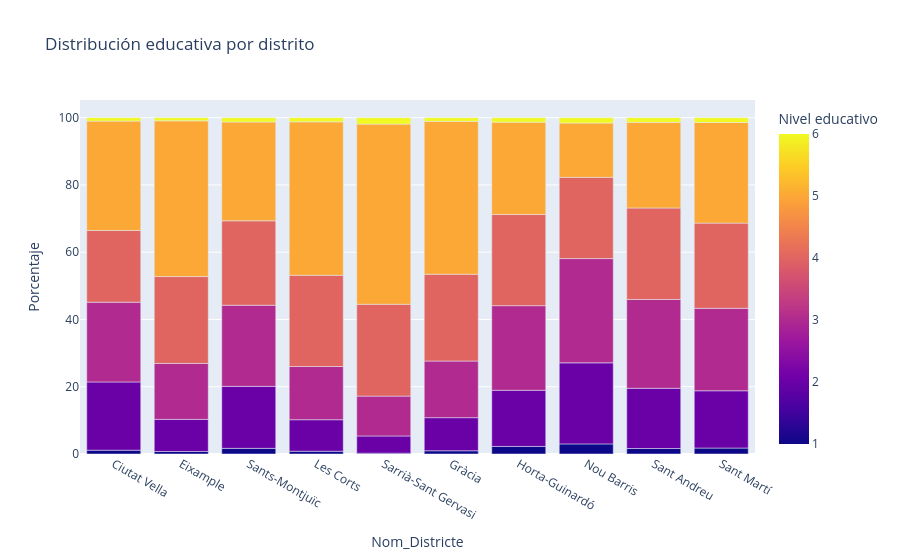

The code cell stored with this chart in its notebook:
### Code cell
# Gráfico interactivo de barras
fig = px.bar(df_nivels, 
             x='Nom_Districte', 
             y='Porcentaje', 
             color='NIV_EDUCA_esta',
             title='Distribución educativa por distrito',
             labels={'NIV_EDUCA_esta': 'Nivel educativo'})
fig.show()

### Figure 1 — Plotly figure (JSON) as saved in the notebook; plotly's stock layout.template omitted (floating-point values rounded to 4 significant figures)
{"data": [{"hovertemplate": "Nom_Districte=%{x}<br>Porcentaje=%{y}<br>Nivel educativo=%{marker.color}<extra></extra>", "legendgroup": "", "marker": {"color": [1, 2, 3, 4, 5, 6, 1, 2, 3, 4, 5, 6, 1, 2, 3, 4, 5, 6, 1, 2, 3, 4, 5, 6, 1, 2, 3, 4, 5, 6, 1, 2, 3, 4, 5, 6, 1, 2, 3, 4, 5, 6, 1, 2, 3, 4, 5, 6, 1, 2, 3, 4, 5, 6, 1, 2, 3, 4, 5, 6], "coloraxis": "coloraxis", "pattern": {"shape": ""}}, "name": "", "orientation": "v", "showlegend": false, "textposition": "auto", "type": "bar", "x": ["Ciutat Vella", "Ciutat Vella", "Ciutat Vella", "Ciutat Vella", "Ciutat Vella", "Ciutat Vella", "Eixample", "Eixample", "Eixample", "Eixample", "Eixample", "Eixample", "Sants-Montjuïc", "Sants-Montjuïc", "Sants-Montjuïc", "Sants-Montjuïc", "Sants-Montjuïc", "Sants-Montjuïc", "Les Corts", "Les Corts", "Les Corts", "Les Corts", "Les Corts", "Les Corts", "Sarrià-Sant Gervasi", "Sarrià-Sant Gervasi", "Sarrià-Sant Gervasi", "Sarrià-Sant Gervasi", "Sarrià-Sant Gervasi", "Sarrià-Sant Gervasi", "Gràcia", "Gràcia", "Gràcia", "Gràcia", "Gràcia", "Gràcia", "Horta-Guinardó", "Horta-Guinardó", "Horta-Guinardó", "Horta-Guinardó", "Horta-Guinardó", "Horta-Guinardó", "Nou Barris", "Nou Barris", "Nou Barris", "Nou Barris", "Nou Barris", "Nou Barris", "Sant Andreu", "Sant Andreu", "Sant Andreu", "Sant Andreu", "Sant Andreu", "Sant Andreu", "Sant Martí", "Sant Martí", "Sant Martí", "Sant Martí", "Sant Martí", "Sant Martí"], "xaxis": "x", "y": [1.131, 20.29, 23.71, 21.32, 32.53, 1.01, 0.7525, 9.538, 16.65, 25.83, 46.31, 0.9271, 1.675, 18.44, 24.12, 25.1, 29.4, 1.271, 0.8201, 9.372, 15.82, 27.12, 45.62, 1.239, 0.2337, 5.125, 11.85, 27.31, 53.57, 1.904, 0.9671, 9.837, 16.84, 25.81, 45.45, 1.093, 2.249, 16.69, 25.16, 27.1, 27.47, 1.322, 3.0, 24.11, 30.99, 24.16, 16.16, 1.583, 1.638, 17.91, 26.4, 27.21, 25.46, 1.384, 1.771, 17.03, 24.5, 25.35, 29.93, 1.418], "yaxis": "y"}], "layout": {"barmode": "relative", "coloraxis": {"colorbar": {"title": {"text": "Nivel educativo"}}, "colorscale": [[0, "#0d0887"], [0.1111, "#46039f"], [0.2222, "#7201a8"], [0.3333, "#9c179e"], [0.4444, "#bd3786"], [0.5556, "#d8576b"], [0.6667, "#ed7953"], [0.7778, "#fb9f3a"], [0.8889, "#fdca26"], [1, "#f0f921"]]}, "legend": {"tracegroupgap": 0}, "title": {"text": "Distribución educativa por distrito"}, "xaxis": {"anchor": "y", "domain": [0, 1], "title": {"text": "Nom_Districte"}}, "yaxis": {"anchor": "x", "domain": [0, 1], "title": {"text": "Porcentaje"}}}}
